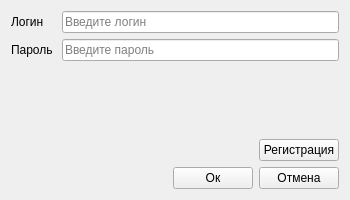
<?xml version="1.0" encoding="UTF-8"?>
<ui version="4.0">
 <class>LoginForm</class>
 <widget class="QWidget" name="LoginForm">
  <property name="geometry">
   <rect>
    <x>0</x>
    <y>0</y>
    <width>350</width>
    <height>200</height>
   </rect>
  </property>
  <property name="maximumSize">
   <size>
    <width>350</width>
    <height>200</height>
   </size>
  </property>
  <property name="windowTitle">
   <string>Окно входа</string>
  </property>
  <layout class="QVBoxLayout" name="verticalLayout_2">
   <item>
    <layout class="QHBoxLayout" name="horizontalLayout">
     <item>
      <widget class="QLabel" name="labelLogin">
       <property name="minimumSize">
        <size>
         <width>45</width>
         <height>0</height>
        </size>
       </property>
       <property name="text">
        <string>Логин</string>
       </property>
      </widget>
     </item>
     <item>
      <widget class="QLineEdit" name="lineEditLogin">
       <property name="placeholderText">
        <string>Введите логин</string>
       </property>
      </widget>
     </item>
    </layout>
   </item>
   <item>
    <layout class="QHBoxLayout" name="horizontalLayout_2">
     <item>
      <widget class="QLabel" name="labelPassword">
       <property name="minimumSize">
        <size>
         <width>45</width>
         <height>0</height>
        </size>
       </property>
       <property name="text">
        <string>Пароль</string>
       </property>
      </widget>
     </item>
     <item>
      <widget class="QLineEdit" name="lineEditPassword">
       <property name="echoMode">
        <enum>QLineEdit::Normal</enum>
       </property>
       <property name="placeholderText">
        <string>Введите пароль</string>
       </property>
      </widget>
     </item>
    </layout>
   </item>
   <item>
    <spacer name="verticalSpacer">
     <property name="orientation">
      <enum>Qt::Vertical</enum>
     </property>
     <property name="sizeHint" stdset="0">
      <size>
       <width>20</width>
       <height>23</height>
      </size>
     </property>
    </spacer>
   </item>
   <item>
    <layout class="QHBoxLayout" name="horizontalLayout_3">
     <item>
      <spacer name="horizontalSpacer_2">
       <property name="orientation">
        <enum>Qt::Horizontal</enum>
       </property>
       <property name="sizeHint" stdset="0">
        <size>
         <width>40</width>
         <height>20</height>
        </size>
       </property>
      </spacer>
     </item>
     <item>
      <widget class="QPushButton" name="pushButtonRegistration">
       <property name="text">
        <string>Регистрация</string>
       </property>
      </widget>
     </item>
    </layout>
   </item>
   <item>
    <layout class="QHBoxLayout" name="horizontalLayout_4">
     <item>
      <spacer name="horizontalSpacer">
       <property name="orientation">
        <enum>Qt::Horizontal</enum>
       </property>
       <property name="sizeHint" stdset="0">
        <size>
         <width>40</width>
         <height>20</height>
        </size>
       </property>
      </spacer>
     </item>
     <item>
      <widget class="QPushButton" name="pushButtonOk">
       <property name="text">
        <string>Ок</string>
       </property>
      </widget>
     </item>
     <item>
      <widget class="QPushButton" name="pushButtonCancel">
       <property name="text">
        <string>Отмена</string>
       </property>
      </widget>
     </item>
    </layout>
   </item>
  </layout>
 </widget>
 <resources/>
 <connections/>
</ui>
